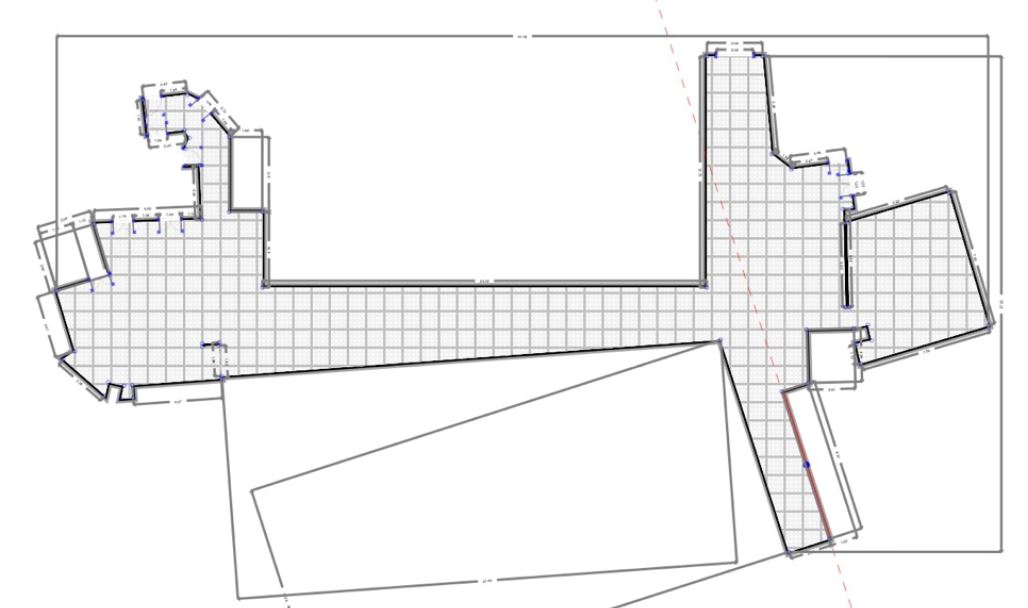
#> input picture raspberry_pi/IMAGE/indoor_position.JPG, 1028 x 608 px
$ python draw.py
#> lines starting #> are read from the running program, lines starting #| are printed output that depends on the picture
import cv2
import numpy as np

# Image
image = cv2.imread("../IMAGE/indoor_position.JPG", 1)
#> image is the input picture: shape (608, 1028, 3); mean B, G, R 242.6, 242.4, 242.5
canny = image
image_draw = image

mouse_start_x = 0
mouse_start_y = 0
mouse_end_x = 0
mouse_end_y = 0
mouse_door_start_x = 0
mouse_door_start_y = 0
mouse_door_end_x = 0
mouse_door_end_y = 0
mouse_flag = False
mouse_stop_flag = True
mouse_dbl_clk_flag = False
mouse_draw_flag = True

def set_image(event, x, y, flags, param):
    global mouse_start_x
    global mouse_start_y
    global mouse_end_x
    global mouse_end_y
    global mouse_flag
    global mouse_dbl_clk_flag
    global mouse_door_start_x
    global mouse_door_start_y
    global mouse_door_end_x
    global mouse_door_end_y
    global mouse_draw_flag

    if event == cv2.EVENT_LBUTTONDOWN and mouse_draw_flag == True:
        if mouse_flag == False:
            mouse_flag = True
            mouse_start_x = x
            mouse_start_y = y
        else:
            mouse_end_x = x
            mouse_end_y = y
            cv2.line(image_draw, (mouse_start_x, mouse_start_y), (mouse_end_x, mouse_end_y), (0, 0, 255), 4)
            mouse_start_x = mouse_end_x
            mouse_start_y = mouse_end_y
            print("line")
    elif event == cv2.EVENT_LBUTTONDBLCLK and mouse_draw_flag == True:
        print("door")
        if mouse_dbl_clk_flag == False:
            mouse_flag = False
            mouse_door_start_x = x
            mouse_door_start_y = y
            mouse_dbl_clk_flag = True
        else:
            mouse_door_end_x = x
            mouse_door_end_y = y
            cv2.line(image_draw, (mouse_door_start_x, mouse_door_start_y), (mouse_door_end_x, mouse_door_end_y), (255, 0, 0), 4)
            mouse_dbl_clk_flag = False
    elif event == cv2.EVENT_RBUTTONDOWN:
        cv2.imwrite("../IMAGE/image_draw.JPG",image_draw)
        mouse_draw_flag = False

def map_initiate():
    G_image = cv2.GaussianBlur(image, (3, 3), 0)
    canny = cv2.Canny(G_image, 50, 150)
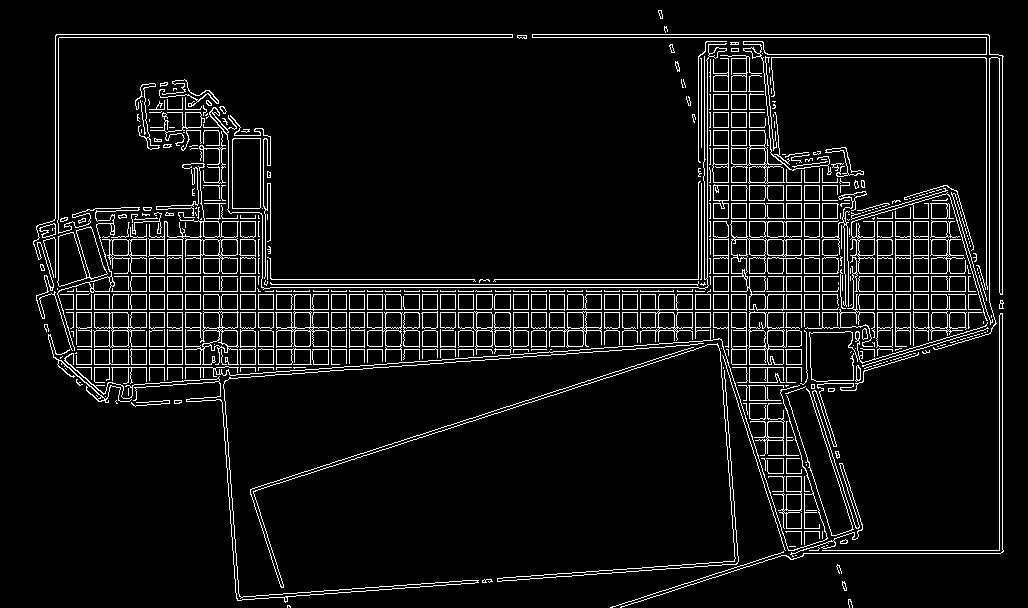
#> canny: shape (608, 1028); 6.8% white in thin lines or dots

    cv2.namedWindow("Image")
    cv2.setMouseCallback('Image', set_image)

    height, weight,channel = image_draw.shape
#> height = 608; weight = 1028; channel = 3
    for x in range(0,height):
        for y in range(0,weight):
            image[x][y]=255
#> image: shape (608, 1028, 3); every value is 255

    cv2.imshow("Image", canny)
    cv2.waitKey(0)

map_initiate()
